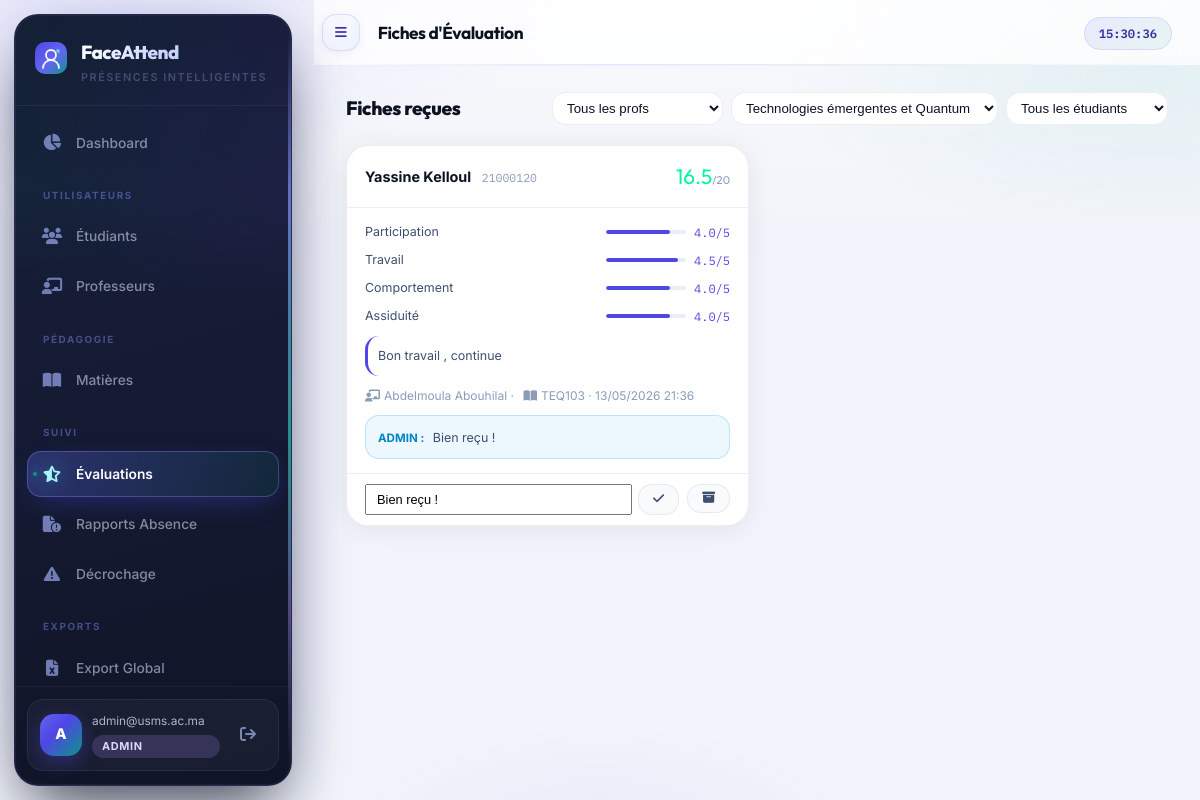
The app's page /admin/evaluations?course_id=3 (signed in) with its own data.
### app/models/__init__.py (models this page shows, shortened)
class User(UserMixin, db.Model):
    __tablename__ = "users"
    id           = db.Column(db.Integer, primary_key=True)
    email        = db.Column(db.String(255), unique=True, nullable=False, index=True)
    password_hash= db.Column(db.String(255), nullable=False)
    role         = db.Column(db.Enum(RoleEnum), nullable=False)
    is_active    = db.Column(db.Boolean, default=True)
    consent_given= db.Column(db.Boolean, default=False)          # CNDP
    consent_date = db.Column(db.DateTime)
    failed_logins= db.Column(db.Integer, default=0)
    locked_until = db.Column(db.DateTime)
    created_at   = db.Column(db.DateTime, default=lambda: datetime.now(timezone.utc))
    updated_at   = db.Column(db.DateTime, onupdate=lambda: datetime.now(timezone.utc))
    deleted_at   = db.Column(db.DateTime)   # Soft delete (droit à l'oubli CNDP)
    student_profile = db.relationship("Student", back_populates="user", uselist=False)
    teacher_profile = db.relationship("Teacher", back_populates="user", uselist=False)

class Evaluation(db.Model):
    __tablename__ = "evaluations"
    id          = db.Column(db.Integer, primary_key=True)
    teacher_id  = db.Column(db.Integer, db.ForeignKey("teachers.id"), nullable=False)
    student_id  = db.Column(db.Integer, db.ForeignKey("students.id"), nullable=False)
    course_id   = db.Column(db.Integer, db.ForeignKey("courses.id"),  nullable=False)
    note_participation  = db.Column(db.Float, default=0)   # /5
    note_travail        = db.Column(db.Float, default=0)   # /5
    note_comportement   = db.Column(db.Float, default=0)   # /5
    note_assiduite      = db.Column(db.Float, default=0)   # /5
    note_globale        = db.Column(db.Float, default=0)   # /20 — calculée auto
    commentaire         = db.Column(db.Text)
    statut              = db.Column(db.Enum(EvaluationStatus),
                                    default=EvaluationStatus.BROUILLON)
    created_at          = db.Column(db.DateTime,
                                    default=lambda: datetime.now(timezone.utc))
    sent_at             = db.Column(db.DateTime)
    admin_commentaire   = db.Column(db.Text)
    admin_archived_at   = db.Column(db.DateTime)
    teacher  = db.relationship("Teacher",  foreign_keys=[teacher_id])
    student  = db.relationship("Student",  foreign_keys=[student_id])
    course   = db.relationship("Course",   foreign_keys=[course_id])
    @property
    def mention(self):
        n = self.note_globale or 0
        if n >= 16: return ("Très Bien", "#00f5a0")
        if n >= 14: return ("Bien",      "#00c8ff")
        if n >= 12: return ("Assez Bien","#ffb347")
        if n >= 10: return ("Passable",  "#aaa")
        return ("Insuffisant", "#ff4d6d")

class Student(db.Model):
    __tablename__ = "students"
    id              = db.Column(db.Integer, primary_key=True)
    user_id         = db.Column(db.Integer, db.ForeignKey("users.id"), unique=True)
    student_number  = db.Column(db.String(20), unique=True, nullable=False)  # CNE / Matricule
    first_name      = db.Column(db.String(100), nullable=False)
    last_name       = db.Column(db.String(100), nullable=False)
    program         = db.Column(db.String(100))   # Filière
    year_of_study   = db.Column(db.Integer)
    group_name      = db.Column(db.String(50))
    face_encoding_enc  = db.Column(db.LargeBinary)   # AES-GCM ciphertext
    face_encoding_nonce= db.Column(db.LargeBinary)   # 96-bit nonce GCM
    face_encoding_tag  = db.Column(db.LargeBinary)   # 128-bit auth tag GCM
    face_photo_enc     = db.Column(db.LargeBinary)
    face_photo_nonce   = db.Column(db.LargeBinary)
    face_photo_tag     = db.Column(db.LargeBinary)
    face_enrolled_at   = db.Column(db.DateTime)
    pseudonym          = db.Column(db.String(64), unique=True)  # Pseudonymisation CNDP
    user        = db.relationship("User", back_populates="student_profile")
    attendances = db.relationship("Attendance", back_populates="student", lazy="dynamic")
    enrollments = db.relationship("Enrollment",  back_populates="student", lazy="dynamic")
    @property
    def full_name(self):
        return f"{self.first_name} {self.last_name}"

class Teacher(db.Model):
    __tablename__ = "teachers"
    id         = db.Column(db.Integer, primary_key=True)
    user_id    = db.Column(db.Integer, db.ForeignKey("users.id"), unique=True)
    first_name = db.Column(db.String(100), nullable=False)
    last_name  = db.Column(db.String(100), nullable=False)
    department = db.Column(db.String(100))
    phone      = db.Column(db.String(20))
    user    = db.relationship("User", back_populates="teacher_profile")
    courses = db.relationship("Course", back_populates="teacher", lazy="dynamic")
    @property
    def full_name(self):
        return f"{self.first_name} {self.last_name}"

class Course(db.Model):
    __tablename__ = "courses"
    id          = db.Column(db.Integer, primary_key=True)
    teacher_id  = db.Column(db.Integer, db.ForeignKey("teachers.id"))
    name        = db.Column(db.String(150), nullable=False)
    code        = db.Column(db.String(20), unique=True, nullable=False)
    description = db.Column(db.Text)
    credits     = db.Column(db.Integer, default=3)
    room        = db.Column(db.String(50))
    is_active   = db.Column(db.Boolean, default=True)
    teacher     = db.relationship("Teacher", back_populates="courses")
    sessions    = db.relationship("Session", back_populates="course", lazy="dynamic")
    enrollments = db.relationship("Enrollment", back_populates="course", lazy="dynamic")

### app/api/admin.py (the view)
@admin_bp.route("/evaluations")
@admin_required
def evaluations():
    course_id  = request.args.get("course_id",  type=int)
    teacher_id = request.args.get("teacher_id", type=int)
    student_id = request.args.get("student_id", type=int)
    page       = request.args.get("page", 1, type=int)
    query = Evaluation.query.filter_by(statut=EvaluationStatus.ENVOYEE)
    if course_id:  query = query.filter_by(course_id=course_id)
    if teacher_id: query = query.filter_by(teacher_id=teacher_id)
    if student_id: query = query.filter_by(student_id=student_id)
    pagination = query.order_by(Evaluation.sent_at.desc()).paginate(
        page=page, per_page=20, error_out=False
    )
    teachers = Teacher.query.join(User).filter(User.is_active == True).all()
    courses  = Course.query.filter_by(is_active=True).all()
    students = Student.query.join(User).filter(User.deleted_at.is_(None)).all()
    return render_template("admin/evaluations.html",
                           pagination=pagination,
                           teachers=teachers,
                           courses=courses,
                           students=students,
                           f_course=course_id,
                           f_teacher=teacher_id,
                           f_student=student_id)

### app/api/admin.py (called while the page is built)
def admin_required(f):
    @wraps(f)
    @login_required
    def decorated(*args, **kwargs):
        if current_user.role != RoleEnum.ADMIN:
            flash("Accès réservé aux administrateurs.", "danger")
            return redirect(url_for("auth.login"))
        return f(*args, **kwargs)
    return decorated

### frontend/templates/admin/evaluations.html (shortened to what this page needs)
{% extends "base.html" %}
{% block page_title %}Fiches d'Évaluation{% endblock %}
{% block content %}
<div class="section-header">
  <h2>Fiches reçues</h2>
  <form method="GET" style="display:flex;gap:8px;flex-wrap:wrap">
    <select name="teacher_id" onchange="this.form.submit()" style="padding:7px 10px;background:var(--bg-2);border:1px solid var(--border-2);border-radius:var(--radius);color:var(--text);font-size:.83rem">
      <option value="">Tous les profs</option>
    </select>
    <select name="course_id" onchange="this.form.submit()" style="padding:7px 10px;background:var(--bg-2);border:1px solid var(--border-2);border-radius:var(--radius);color:var(--text);font-size:.83rem">
      {% for c in courses %}<option value="{{ c.id }}" {% if f_course==c.id %}selected{% endif %}>{{ c.name }}</option>{% endfor %}
    </select>
    <select name="student_id" onchange="this.form.submit()" style="padding:7px 10px;background:var(--bg-2);border:1px solid var(--border-2);border-radius:var(--radius);color:var(--text);font-size:.83rem">
      <option value="">Tous les étudiants</option>
    </select>
  </form>
</div>
<div style="display:grid;grid-template-columns:repeat(auto-fill,minmax(340px,1fr));gap:16px">
{% for f in pagination.items %}
<div class="card" style="padding:0;overflow:hidden">
  <div style="padding:14px 18px;border-bottom:1px solid var(--border-2);display:flex;justify-content:space-between;align-items:center">
    <div>
      <strong style="font-size:.9rem">{{ f.student.full_name }}</strong>
      <span style="font-size:.72rem;font-family:var(--font-mono);color:var(--text-3);margin-left:6px">{{ f.student.student_number }}</span>
    </div>
    {% set m = f.mention %}
    <span style="font-family:var(--font-head);font-size:1.3rem;color:{{ m[1] }}">{{ f.note_globale }}<span style="font-size:.7rem;color:var(--text-3)">/20</span></span>
  </div>
  <div style="padding:14px 18px">
    {% for label, val in [('Participation', f.note_participation), ('Travail', f.note_travail), ('Comportement', f.note_comportement), ('Assiduité', f.note_assiduite)] %}
    <div style="display:flex;justify-content:space-between;align-items:center;margin-bottom:8px">
      <span style="font-size:.78rem;color:var(--text-2)">{{ label }}</span>
      <div style="display:flex;align-items:center;gap:8px">
        <div style="width:80px;height:4px;background:var(--bg-3);border-radius:2px;overflow:hidden">
          <div style="height:100%;width:{{ (val/5*100)|round|int }}%;background:var(--accent);border-radius:2px"></div>
        </div>
        <span style="font-family:var(--font-mono);font-size:.75rem;color:var(--accent);min-width:24px;text-align:right">{{ val }}/5</span>
      </div>
    </div>
    {% endfor %}
    {% if f.commentaire %}
    <div style="margin-top:10px;padding:10px;background:var(--bg-2);border-radius:var(--radius);border-left:3px solid var(--accent)">
      <p style="font-size:.78rem;color:var(--text-2);margin:0">{{ f.commentaire }}</p>
    </div>
    {% endif %}
    <div style="margin-top:10px;font-size:.75rem;color:var(--text-3)">
      <i class="fas fa-chalkboard-user" style="margin-right:4px"></i>{{ f.teacher.full_name }} ·
      <i class="fas fa-book-open" style="margin-left:6px;margin-right:4px"></i>{{ f.course.code }} ·
      {{ f.sent_at.strftime('%d/%m/%Y %H:%M') if f.sent_at else '—' }}
    </div>
    {% if f.admin_commentaire %}
    <div style="margin-top:10px;padding:8px 12px;background:rgba(14,165,233,.08);border:1px solid rgba(14,165,233,.22);border-radius:var(--radius)">
      <span style="font-size:.72rem;color:#0284c7;font-weight:700">ADMIN :</span>
      <span style="font-size:.78rem;color:var(--text-2);margin-left:4px">{{ f.admin_commentaire }}</span>
    </div>
    {% endif %}
  </div>
  <div style="padding:10px 18px;border-top:1px solid var(--border-2);display:flex;gap:8px">
    <form method="POST" action="{{ url_for('admin.evaluation_comment', eval_id=f.id) }}" style="flex:1;display:flex;gap:6px">
      <input name="commentaire" class="form-control" placeholder="Commentaire admin…"
             style="flex:1;padding:6px 10px;font-size:.8rem"
             value="{{ f.admin_commentaire or '' }}">
      <button type="submit" class="btn btn--sm btn--ghost"><i class="fas fa-check"></i></button>
    </form>
    <form method="POST" action="{{ url_for('admin.evaluation_archive', eval_id=f.id) }}"
          onsubmit="return confirm('Archiver cette fiche ?')">
      <button type="submit" class="btn btn--sm btn--ghost" title="Archiver">
        <i class="fas fa-archive"></i>
      </button>
    </form>
  </div>
</div>
{% else %}
<div style="grid-column:1/-1;text-align:center;color:var(--text-3);padding:60px">
  Aucune fiche d'évaluation reçue.
</div>
{% endfor %}
</div>
{% endblock %}

### frontend/templates/base.html (shortened to what this page needs)
<!DOCTYPE html>
<html lang="fr">
<head>
  <link rel="stylesheet" href="https://cdnjs.cloudflare.com/ajax/libs/font-awesome/6.6.0/css/all.min.css"/>
  <link rel="stylesheet" href="{{ url_for('static', filename='css/main.css') }}"/>
</head>
<body>
{% if current_user.is_authenticated %}
<aside class="sidebar" id="sidebar" aria-label="Navigation principale">
  <div class="sidebar__aurora" aria-hidden="true"></div>
  <div class="sidebar__rail" aria-hidden="true"></div>
  <div class="sidebar__brand">
    <span class="sidebar__logo">
    </span>
    <div class="sidebar__brand-text">
      <span class="sidebar__name">FaceAttend</span>
      <span class="sidebar__tagline">Présences intelligentes</span>
    </div>
  </div>
  <nav class="sidebar__nav">
    {% if current_user.role.value == 'admin' %}
      <a href="{{ url_for('admin.dashboard') }}"
         class="nav-item {% if request.endpoint == 'admin.dashboard' %}active{% endif %}">
        <i class="fas fa-chart-pie"></i><span>Dashboard</span>
      </a>
      <div class="nav-separator">Utilisateurs</div>
      <a href="{{ url_for('admin.students') }}"
         class="nav-item {% if 'students' in request.path and 'edit' not in request.path %}active{% endif %}">
        <i class="fas fa-users"></i><span>Étudiants</span>
      </a>
      <a href="{{ url_for('admin.teachers') }}"
         class="nav-item {% if 'teachers' in request.path and 'edit' not in request.path %}active{% endif %}">
        <i class="fas fa-chalkboard-user"></i><span>Professeurs</span>
      </a>
      <div class="nav-separator">Pédagogie</div>
      <a href="{{ url_for('admin.courses') }}"
         class="nav-item {% if 'courses' in request.path %}active{% endif %}">
        <i class="fas fa-book-open"></i><span>Matières</span>
      </a>
      <div class="nav-separator">Suivi</div>
      <a href="{{ url_for('admin.evaluations') }}"
         class="nav-item {% if 'evaluations' in request.path %}active{% endif %}">
        <i class="fas fa-star-half-stroke"></i><span>Évaluations</span>
      </a>
      <a href="{{ url_for('admin.absence_reports') }}"
         class="nav-item {% if 'absence-reports' in request.path %}active{% endif %}">
        <i class="fas fa-file-circle-exclamation"></i><span>Rapports Absence</span>
      </a>
      <a href="{{ url_for('admin.at_risk') }}"
         class="nav-item {% if 'at-risk' in request.path %}active{% endif %}">
        <i class="fas fa-triangle-exclamation"></i><span>Décrochage</span>
      </a>
      <div class="nav-separator">Exports</div>
      <a href="{{ url_for('admin.export_report') }}" class="nav-item">
        <i class="fas fa-file-excel"></i><span>Export Global</span>
      </a>
    {% endif %}
  </nav>
  <div class="sidebar__footer">
    <div class="sidebar__user-card">
      <div class="avatar">{{ current_user.email[0].upper() }}</div>
      <div class="sidebar__user-info">
        <span class="sidebar__user-email">{{ current_user.email }}</span>
        <span class="sidebar__user-role badge badge--{{ current_user.role.value }}">{{ current_user.role.value }}</span>
      </div>
      <a href="{{ url_for('auth.logout') }}" class="btn-logout" title="Déconnexion">
        <i class="fas fa-arrow-right-from-bracket"></i>
      </a>
    </div>
  </div>
</aside>
<main class="main-content">
  <header class="topbar">
    <button class="topbar__toggle" onclick="document.getElementById('sidebar').classList.toggle('collapsed')">
      <i class="fas fa-bars"></i>
    </button>
    <h1 class="topbar__title">{% block page_title %}{% endblock %}</h1>
    <div class="topbar__right">
      <span class="topbar__time" id="clock"></span>
    </div>
  </header>
  <div class="page-body">
    {% block content %}{% endblock %}
  </div>
</main>
{% else %}
  {% block auth_content %}{% endblock %}
{% endif %}
</body>
</html>

### records on screen
User: email "A", email "admin@usms.ac.ma", role.value "ADMIN"
Evaluation: student.full_name "Yassine Kelloul", student.student_number "21000120", note_globale "16.5", label "Participation", note_participation "4.0", label "Travail", note_travail "4.5", label "Comportement", note_comportement "4.0", label "Assiduité", note_assiduite "4.0", commentaire "Bon travail , continue", teacher.full_name "Abdelmoula Abouhilal", course.code "TEQ103", sent_at "13/05/2026 21:36", admin_commentaire "Bien reçu !", commentaire "Bien reçu !"

### other values on screen
form field course_id "Technologies émergentes et Quantum"
